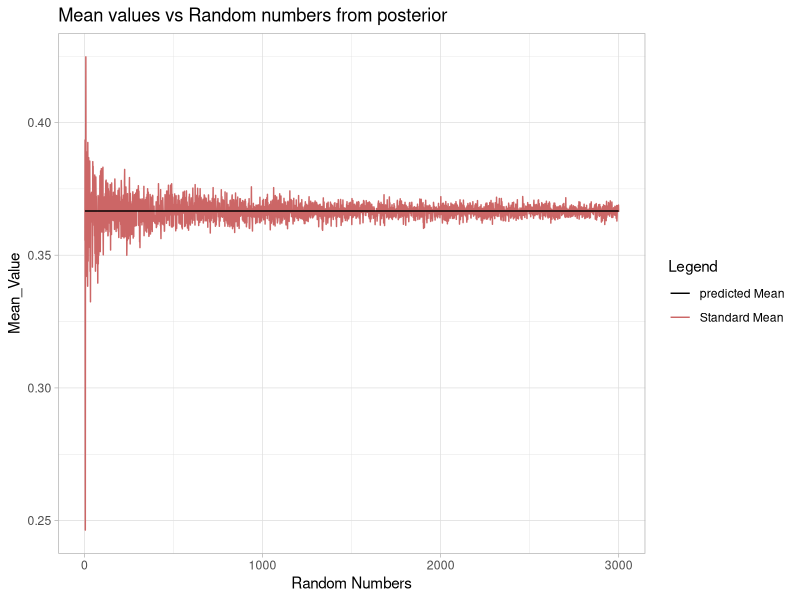
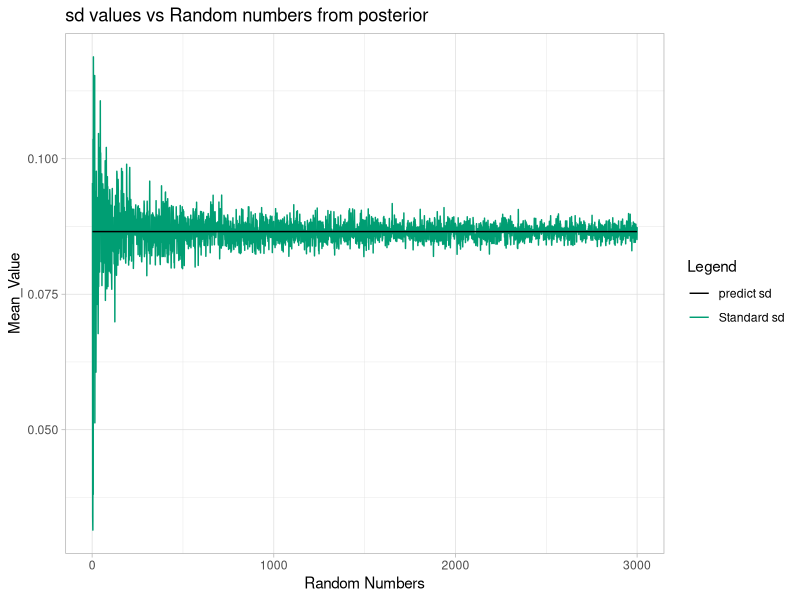
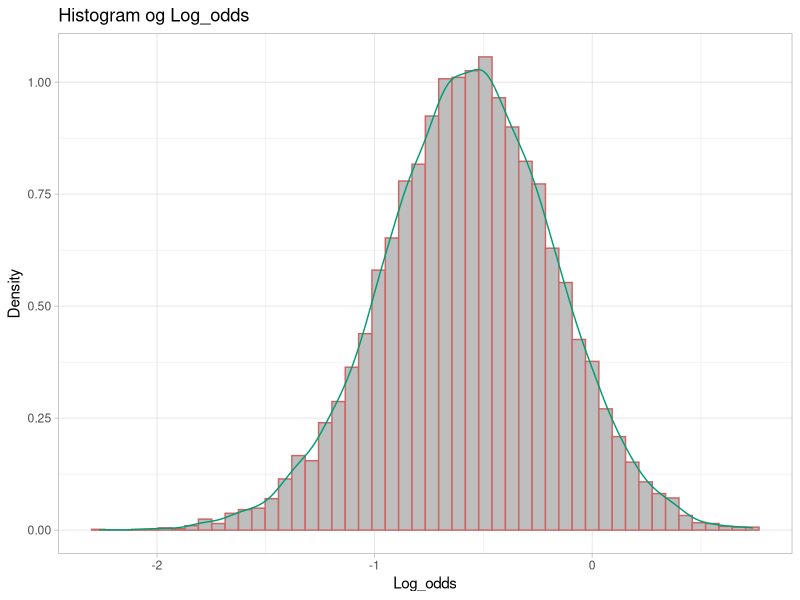
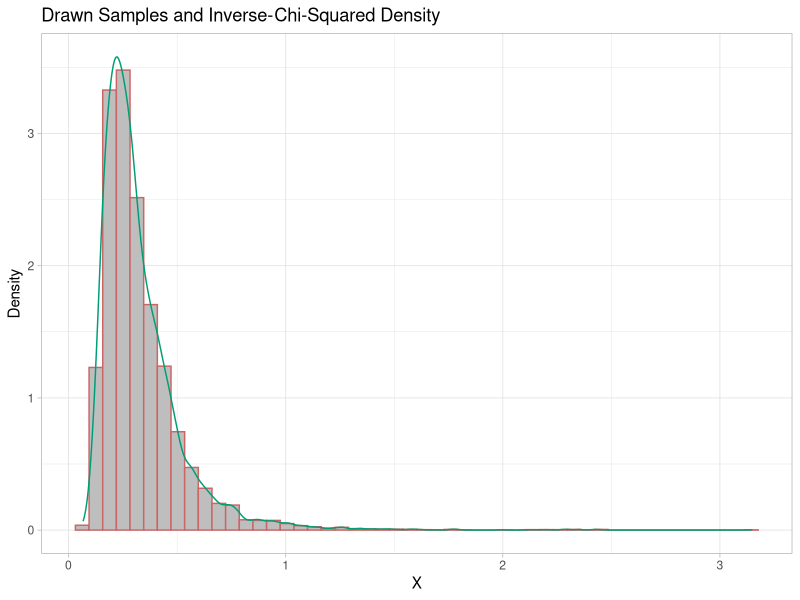
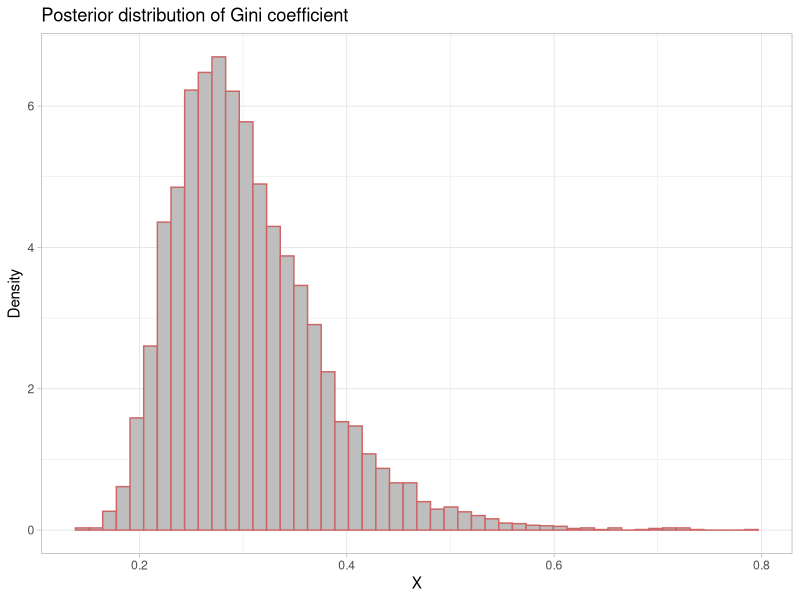
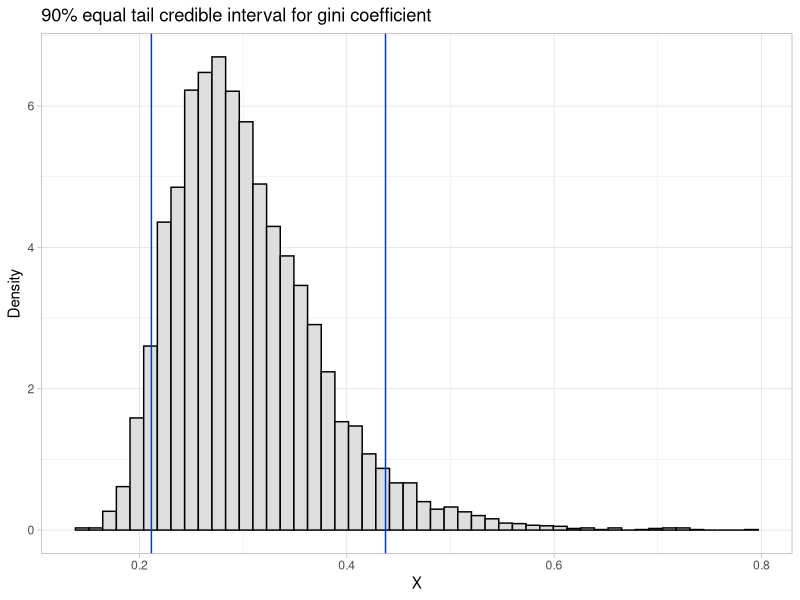
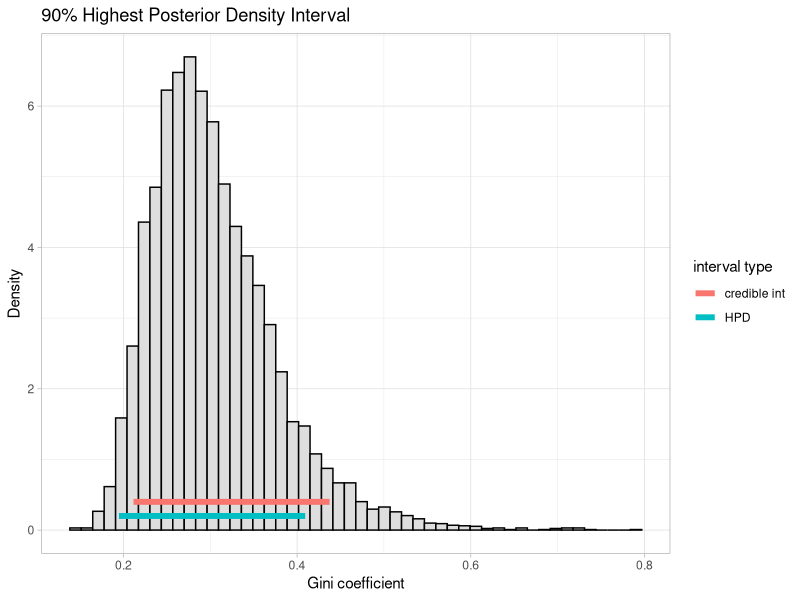
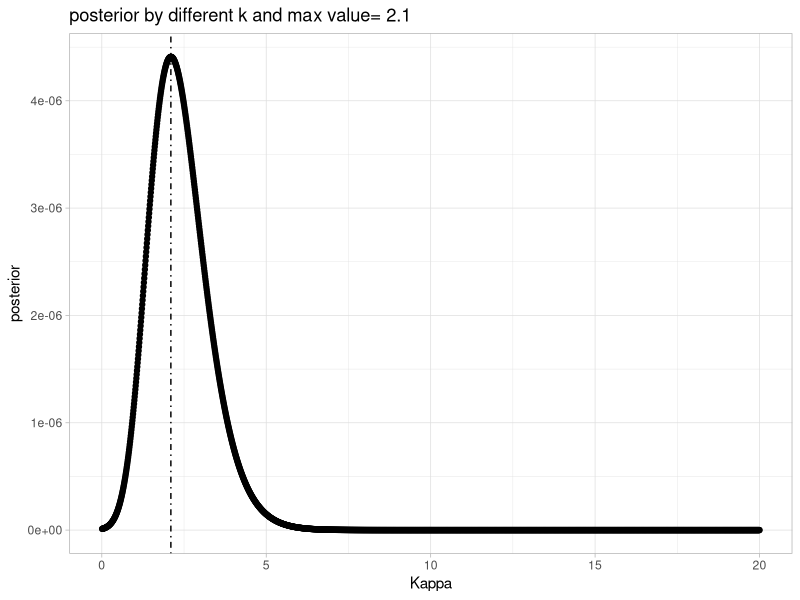

Source code (R) for these figures, in order:
## ---- chunk 1
knitr::opts_chunk$set(echo = TRUE)
## ---- chunk 2
n<-24
s<-8
f<-(n-s)
alpha_0 <- 3
beta_0 <-3
alpha<- alpha_0 + s
beta<- beta_0 + f
mean_posterior<- alpha/(alpha+beta)
sd_posterior <- sqrt((alpha*beta)/
                       ((alpha+beta)^2*(alpha + beta +1)))
paste("mean of posterior is :",mean_posterior)
paste("standard deviation of posterior is: ", sd_posterior)

## ---- chunk 3
beta_stat<-function(n,alpha,beta){
  rand_gen <-rbeta(n, shape1 = alpha, shape2 = beta)
  out<- c(i=n, rand_mean=mean(rand_gen),rand_sd=sd(rand_gen))
}


df1 = data.frame(t(sapply(2:3000, beta_stat, alpha, beta)))

library(ggplot2)
ggplot(df1) +
  geom_line(aes(x = i, y = rand_mean, color = "Standard Mean")) +
  geom_line(aes(x = i, y = mean_posterior, color = "predicted Mean")) +
  labs(title = "Mean values vs Random numbers from posterior", y = "Mean_Value", x = "Random Numbers") +
  scale_color_manual("Legend", values = c("#000000", "#CC6666")) +
  theme_light()
## ---- chunk 4
ggplot(df1) +
  geom_line(aes(x = i, y = rand_sd, color = "Standard sd")) +
  geom_line(aes(x = i, y = sd_posterior, color = "predict sd")) +
  labs(title = "sd values vs Random numbers from posterior", y = "Mean_Value", x = "Random Numbers") +
  scale_color_manual("Legend", values = c("#000000", "#009E73")) +
  theme_light()
## ---- chunk 5
true_probability<- pbeta(q=0.4,shape1 = alpha, shape2 = beta, lower.tail = TRUE)
paste("True value of probability is :",true_probability )
paste("The calculated value of probability is:",mean(rbeta(10000,alpha,beta)<0.4))


## ---- chunk 6
n_draws<- 10000
round_num<-rbeta(10000,alpha,beta)
phi<- log(round_num/(1-round_num))
df2<- data.frame(phi)
colnames(df2)<-"phi"
ggplot(df2)+
  geom_histogram(aes(x=phi, y=..density..),color="#CC6666",
                 fill="grey",bins=50,position='identity')+
  geom_density(aes(x=phi, y=..density..),color="#009E73")+
  labs(title="Histogram og Log_odds",
       y="Density",
       x="Log_odds",color="Legend")+
  theme_light()

## ---- chunk 7
y<-c(38,20,49,58,31,70,18,56,25,78)
n<- length(y)
mu=3.8
tau_2<- sum((log(y)-mu)^2)/n
sigma_sq<- c()
for(i in 1:10000){
  x<-rchisq(n=1,df=n)
  sigma_sq[i]<- (n*tau_2)/x
}
library(ggplot2)
ggplot(as.data.frame(sigma_sq), aes(x = sigma_sq)) +
  geom_histogram(aes(y=..density..),colour="#CC6666",fill="grey",bins=50,position='identity') +
  geom_density(aes(x = sigma_sq),color="#009E73") +
  labs(title = "Drawn Samples and Inverse-Chi-Squared Density ",
       y = "Density", x = "X",color="Legend") +
   theme_light()

## ---- chunk 8
sim_mean <- mean(sigma_sq)
sim_sd<- sd(sigma_sq)
theo_mean <-(n*tau_2)/(n-2)
theo_sd = sqrt((2*n^2*tau_2^2)/(((n-2)^2)*(n-4)))
sim_df<- data.frame(Posterior="Simulatin",Mean=sim_mean, Sd=sim_sd)
theo_df<-data.frame(Posterior="Theoretical",Mean=theo_mean, Sd=theo_sd)
main_df<-rbind(sim_df,theo_df)
knitr::kable(main_df)

## ---- chunk 9
p_gini <- 2* pnorm(sqrt(sigma_sq)/sqrt(2), mean=0, sd=1)-1
G_df = data.frame(p_gini)
ggplot(G_df) +
  geom_histogram(aes(x = p_gini, y=..density..),
                 bins = 50, color = "#CC6666", fill = "gray",position='identity') +
  
  labs(title = "Posterior distribution of Gini coefficient ",
       y = "Density", x = "X") +
  theme_light()

## ---- chunk 10
quantiles = quantile(p_gini, c(0.05, 0.95))
cat("We can see the credible intervals",quantiles[1], quantiles[2])
## ---- chunk 11
gini_df<- data.frame(p_gini)
ggplot(gini_df) +
  geom_histogram(aes(x = p_gini, y=..density..),
                 bins = 50, color = "black", fill = "#DEDEDE") +
  geom_vline(xintercept = quantiles, colour = "#0039C7") + 
  labs(title = "90% equal tail credible interval for gini coefficient",
       y = "Density", x = "X") +
  theme_light()

## ---- chunk 12
temp<- density(p_gini)
kernel_df <- data.frame(x=temp$x, density_k= temp$y)
sorted_kernel <- kernel_df[order(kernel_df$density_k, decreasing = TRUE),]
sorted_kernel$cumulative <- cumsum(sorted_kernel$density_k)
alpha1<- sorted_kernel$cumulative[dim(sorted_kernel)[1]]*0.9
result_df <- sorted_kernel[which(sorted_kernel$cumulative < alpha1),]
lower_tail<-result_df[which.min(result_df$x),]$x
upper_tail<-result_df[which.max(result_df$x),]$x
HPD<- c(lower_tail,upper_tail)
df <- data.frame(x=c(quantiles[1],quantiles[2],lower_tail,upper_tail), y=c(0.4,0.4,0.2,0.2),label=c("credible int","credible int","HPD","HPD"))
ggplot() +
  geom_histogram(aes(x = p_gini, y=..density..),
                 bins = 50, color = "black", fill = "#DEDEDE") +
  geom_line(mapping=aes(df$x, y=df$y, color=df$label),size=2) + 
  labs(title = "90% Highest Posterior Density Interval",
       y = "Density", x = "Gini coefficient", color="interval type") +
  theme_light()

equal_df<- data.frame(Interval="Equal tailed interval",Lower=quantiles[1], Upper=quantiles[2])
hpd_df<-data.frame(Interval="HPD",Lower=HPD[1], Upper=HPD[2])

main_df1<-rbind(equal_df,hpd_df)
knitr::kable(main_df1)

## ---- chunk 13
mu <- 2.3
lambda<-1
y <- c(-2.44, 2.14, 2.54, 1.83, 2.02, 2.33, -2.79, 2.23, 2.07, 2.02)
kappa <- seq(0.01, 20, 0.01)
p_model <- function(y, kappa){
  model <- (exp(kappa * cos(y-mu)))/(2*pi*besselI(kappa,0))
  return(model)
 
}
prior <- function(kappa){
  return(dexp(kappa))
} 

likelihood <- function(y, kappa){
  probs<-sapply(kappa, FUN=function(k,y){
    return(p_model(y,k))
  },y)
  return(apply(probs,2, prod))
}
posterior <- function(y, kappa){
  pos <- prior(kappa) * likelihood(y,kappa)
  return(pos)
}
prior_v <- prior(kappa)
like_v <- likelihood(y,kappa)
like_v1<-like_v * (1/sum(like_v)) * 100
post<-posterior(y,kappa)

#Here we want to plot prior, posterior and Likelihood based on different values of kappa, So we change the dimension to be seen in one plot
post_v <- prior_v * like_v
post_v <- post_v * (1/sum(post_v)) * 100
df_posterior <- data.frame("Kappa"=kappa, "posterior"=post)
kappa_max <- df_posterior$Kappa[which.max(df_posterior$posterior)]
library(ggplot2)

ggplot(data=df_posterior, aes(x=Kappa, y=posterior))+
  geom_point()+
  geom_vline(aes(xintercept = kappa_max), linetype= "dotdash")+
  ggtitle(paste("posterior by different k and max value=",kappa_max))+
  theme_light()
df <- data.frame("Kappa"=kappa, "Prior"=prior_v, "Likelihood"=like_v1, "Posterior"=post_v)
k_max<- df$Kappa[which.max(df$Posterior)]
ggplot(df) +
  geom_line(aes(x=Kappa, y= Prior, color = "Prior"))+
  geom_line(aes(x= Kappa, y=Posterior, color="Posterior")) +
  geom_line(aes(x=Kappa, y=Likelihood, color="Likelihood"))+
  geom_vline(aes(xintercept=k_max), linetype="dotdash")+
  labs(title="Prior, Likelihood,Posterior on different values of Kappa, by max posterior", y="Density", x="Kappa")+
  theme_light()
## ---- chunk 14
paste("by k = ", k_max, " the posterior would be max value")
